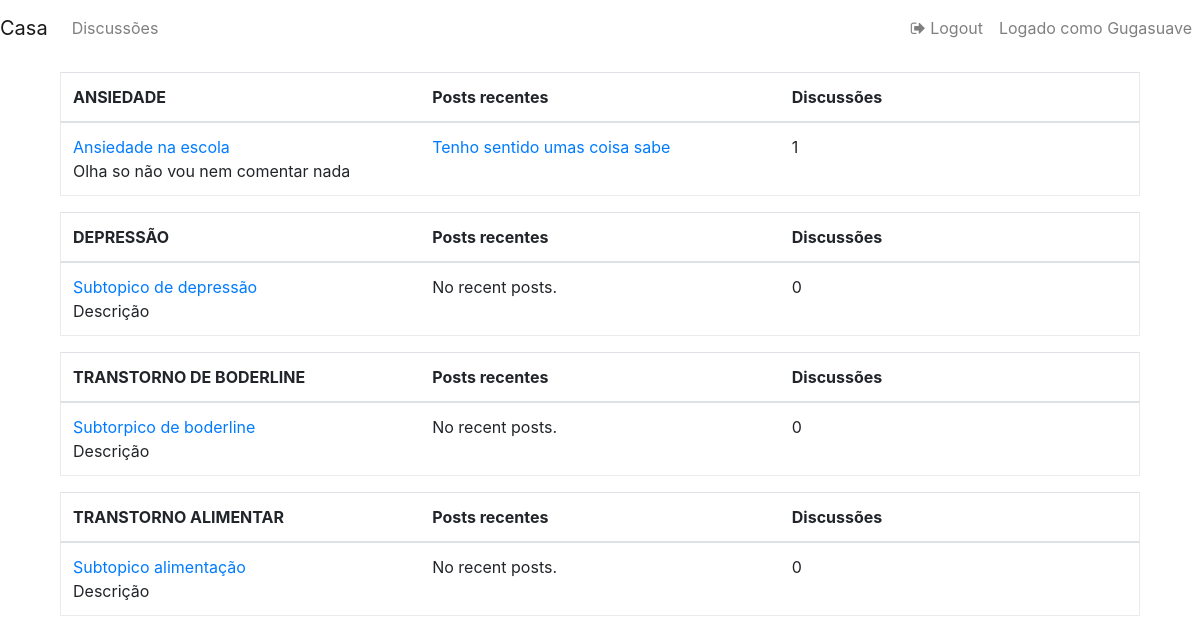
The page /forumapp/forums (signed in) on the database its author committed.
### forumapp/models.py (models this page shows, shortened)
class ForumSection(models.Model):
    name = models.CharField(max_length=30)

class Forum(models.Model):
    name = models.CharField(max_length=30, unique=True)
    description = models.TextField(max_length=200)
    section = models.ForeignKey(
        ForumSection,
        null=True,
        on_delete=models.CASCADE
    )

class Thread(models.Model):
    name = models.CharField(max_length=100)
    forum = models.ForeignKey(Forum, null=True, on_delete=models.CASCADE)
    pinned = models.BooleanField(default=False)
    def __str__(self):
        return self.name
    class Meta:
        permissions = [
            ('can_remove_any_thread', 'Can remove ANY thread.'),
            ('can_pin_threads', 'Can pin threads.')
        ]
        ordering = [
            'pinned'
        ]

### forumapp/views.py (the view)
@login_required
def forums(request):
    sections = ForumSection.objects.all()
    return render(
        request,
        'forumapp/forums.html',
        context={
            'sections': sections,
        }
    )

### forumapp/templatetags/forumapp_extras.py (called while the page is built)
@register.filter(name='capitalize')
def capitalize(text):
    return text.upper()

### forumapp/templates/forumapp/forums.html (shortened to what this page needs)
{% extends 'forumapp/base.html' %}
{% load forumapp_extras %}
{% block content %}
{% for section in sections %}
<div class="col-lg-12">
    <table class="table forum-table">
        <thead>
        <tr>
            <th>{{ section.name|capitalize }}</th>
            <th>Posts recentes</th>
            <th>Discussões</th>
        </tr>
        </thead>
        <tbody>
        {% for forum in section.forum_set.all %}
        <tr class="clickable-row">
            <td>
                <div>
                    <a href="{% url 'forum' forum.id %}">{{ forum.name }}</a>
                </div>
                    {{ forum.description }}
            </td>
            {% if forum.thread_set.all|length > 0 %}
            <td>
                <a href="{% url 'thread-view' forum.id forum.thread_set.last.id %}">
                    {{ forum.thread_set.last }}
                </a>
            </td>
            {% else %}
            <td>No recent posts.</td>
            {% endif %}
            <td>{{ forum.thread_set.all|length }}</td>
        </tr>
        {% endfor %}
        </tbody>
    </table>
</div>
{% endfor %}
{% endblock %}

### forumapp/templates/forumapp/base.html (shortened to what this page needs)
<!doctype html>
<html>
<head>
    {% load static %}
    <link
        rel="stylesheet"
        type="text/css"
         href="{% static 'forumapp/css/style.css' %}"
    />
    <link
        rel="stylesheet"
        href="https://maxcdn.bootstrapcdn.com/bootstrap/4.0.0-beta.2/css/bootstrap.min.css"
    >
    <link
        rel="stylesheet"
        href="{% static 'forumapp/css/font-awesome.min.css' %}"
    >
</head>
<body>
<nav class="navbar navbar-expand-lg navbar-light px-0">
    <a class="navbar-brand" href="{% url 'index' %}">Casa</a>
    <div class="collapse navbar-collapse" id="collapsibleNavbar">
        <ul class="navbar-nav">
            <li class="nav-item">
                <a class="nav-link" href="{% url 'forums' %}">Discussões</a>
            </li>
        </ul>
        <ul class="navbar-nav ml-auto">
            <li class="nav-item">
                {% if user.is_authenticated %}
                <a
                    class="nav-link"
                    href="{% url 'logout' %}"
                >
                    <span class="fa fa-sign-out"></span>
                    Logout</a>
                {% endif %}
            </li>
            {% if user.is_authenticated %}
            <li class="nav-item">
                <a
                    class="nav-link"
                    href="{% url 'user-view' user.pk %}"
                >Logado como {{ user }}
                </a>
            </li>
            {% endif %}
        </ul>
    </div>
</nav>
<div class="container">
    {% block content %}
    {% endblock %}
</div>
</body>
</html>

### forumapp/static/forumapp/css/style.css (style rules this page uses)
.forum-table { table-layout: fixed; border-collapse: collapse; border: 1px solid #e9ecef; }
nav { margin-bottom: 1rem; }
body { padding-bottom: 2rem; }

### rows shown on the page
ForumSection: name "ANSIEDADE"
Forum: name "Ansiedade na escola", description "Olha so não vou nem comentar nada", thread_set.last "Tenho sentido umas coisa sabe", thread_set.all|length "1"
ForumSection: name "DEPRESSÃO"
Forum: name "Subtopico de depressão", description "Descrição", shows "No recent posts.", thread_set.all|length "0"
ForumSection: name "TRANSTORNO DE BODERLINE"
Forum: name "Subtorpico de boderline", description "Descrição", shows "No recent posts.", thread_set.all|length "0"
ForumSection: name "TRANSTORNO ALIMENTAR"
Forum: name "Subtopico alimentação", description "Descrição", shows "No recent posts.", thread_set.all|length "0"

### other values the page prints
{{ user }} "Gugasuave"
